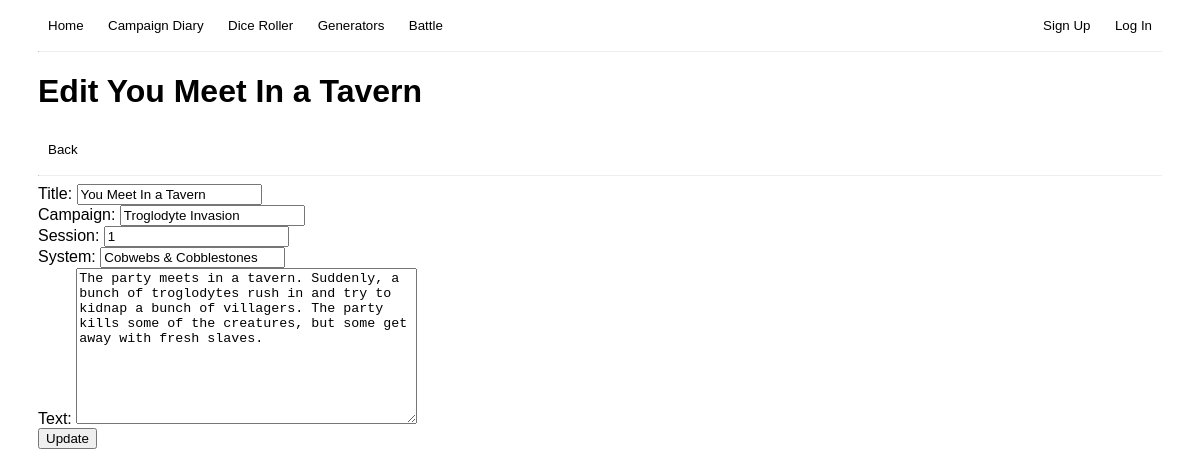
Page /blog/1/edit/ on the committed database.
### blog/models.py (models this page shows, shortened)
class Post(models.Model):
    title = models.CharField(max_length=200)
    author = models.ForeignKey(
        'auth.User',
        on_delete=models.CASCADE,
    )
    campaign = models.CharField(max_length=200)
    session = models.SmallIntegerField()
    system = models.CharField(max_length=200)
    text = models.TextField()

### blog/views.py (the view)
# urls.py: path("blog/<int:pk>/edit/", UpdatePostView.as_view(), name='Edit Post'),
class UpdatePostView(UpdateView):
    model = Post
    template_name = 'edit_post.html'
    fields = ['title', 'campaign', 'session', 'system', 'text']

### blog/templates/edit_post.html (shortened to what this page needs)
<!DOCTYPE html>
<html>
    <head>
    </head>
    <body>
        {% extends "base.html" %}
        {% block content %}
        <div>
            <h1>Edit {{ post.title }}</h1>
            <button onclick="history.back()">Back</button>
            <hr>
        </div>
        <div>
            <form action="" method="post">
                {{ form }}
                <input type="submit" value="Update">
            </form>
        </div>
        {% endblock %}

### static/css/style.css (style rules this page uses)
body { font-family: 'Trebuchet MS', 'Lucida Sans Unicode', 'Lucida Grande', 'Lucida Sans', Arial, sans-serif; padding-left: 2.5%; padding-right: 2.5%; }
button { padding: 10px; border-radius: 20px; background-color: white; border: none; transition-duration: 0.5s; }
hr { border-top: rgb(235, 241, 245); }

### rows in the picture
Post: title "You Meet In a Tavern", campaign "Troglodyte Invasion", session "1", system "Cobwebs & Cobblestones", text "The party meets in a tavern. Suddenly, a bunch of troglodytes rush in and try to kidnap a bunch of villagers. The party kills some of the creatures, but some get away with fresh slaves."
